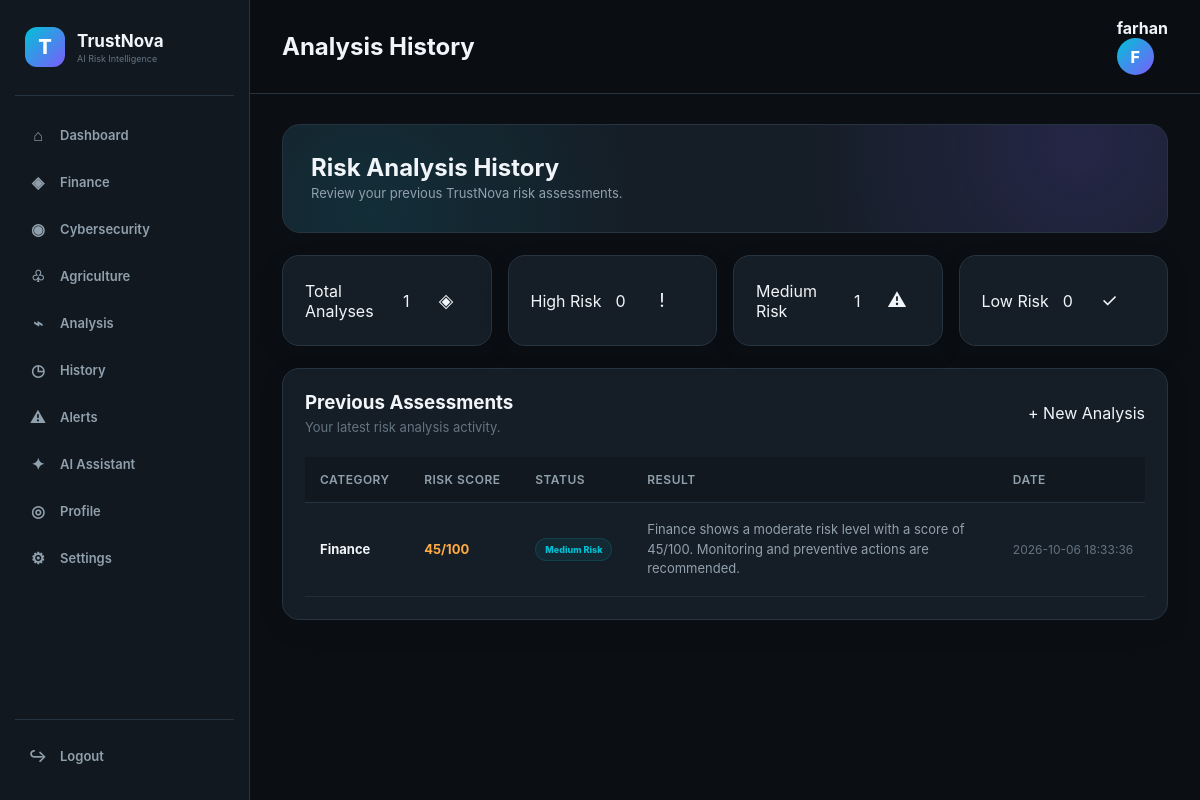
The app's page /history (signed in) with its own data.
### tables this page shows
CREATE TABLE analyses (
            id INTEGER PRIMARY KEY AUTOINCREMENT,
            user_id INTEGER,
            category TEXT,
            risk_score INTEGER,
            status TEXT,
            result TEXT,
            created_at TIMESTAMP DEFAULT CURRENT_TIMESTAMP
        );

### app.py (the view)
@app.route("/history")
def history():
    if not logged_in():
        return redirect(url_for("login"))
    conn = get_db()
    analyses = conn.execute(
        """
        SELECT *

        FROM analyses

        WHERE user_id = ?

        ORDER BY created_at DESC
        """,
        (session["user_id"],)
    ).fetchall()
    conn.close()
    return render_template(
        "history.html",
        analyses=analyses
    )

### app.py (called while the page is built)
def get_db():
    conn = sqlite3.connect(DATABASE)
    conn.row_factory = sqlite3.Row
    return conn

def logged_in():
    return "user_id" in session

### templates/history.html (shortened to what this page needs)
<!DOCTYPE html>
<html lang="en">
<head>
    <link rel="stylesheet"
          href="{{ url_for('static', filename='css/style.css') }}">
</head>
<body>
<div class="app">
    {% include 'sidebar.html' %}
    <main class="main">
        <header class="topbar">
            <h2>Analysis History</h2>
            <div class="user-mini">
                <strong>
                    {{ session.user_name }}
                </strong>
                <div class="avatar">
                    {{ session.user_name[0]|upper }}
                </div>
            </div>
        </header>
        <section class="content">
            <div class="welcome">
                <div>
                    <h1>
                        Risk Analysis History
                    </h1>
                    <p>
                        Review your previous TrustNova risk assessments.
                    </p>
                </div>
            </div>
            <div class="stats">
                <div class="card stat-card">
                    <div class="stat-label">
                        Total Analyses
                    </div>
                    <div class="stat-value">
                        {{ analyses|length }}
                    </div>
                    <div class="stat-icon">
                        ◈
                    </div>
                </div>
                <div class="card stat-card">
                    <div class="stat-label">
                        High Risk
                    </div>
                    <div class="stat-value">
                        {{ analyses|selectattr('status', 'equalto', 'High Risk')|list|length }}
                    </div>
                    <div class="stat-icon">
                        !
                    </div>
                </div>
                <div class="card stat-card">
                    <div class="stat-label">
                        Medium Risk
                    </div>
                    <div class="stat-value">
                        {{ analyses|selectattr('status', 'equalto', 'Medium Risk')|list|length }}
                    </div>
                    <div class="stat-icon">
                        ⚠
                    </div>
                </div>
                <div class="card stat-card">
                    <div class="stat-label">
                        Low Risk
                    </div>
                    <div class="stat-value">
                        {{ analyses|selectattr('status', 'equalto', 'Low Risk')|list|length }}
                    </div>
                    <div class="stat-icon">
                        ✓
                    </div>
                </div>
            </div>
            <div class="card history-card">
                <div class="history-header">
                    <div>
                        <h3>
                            Previous Assessments
                        </h3>
                        <p>
                            Your latest risk analysis activity.
                        </p>
                    </div>
                    <a href="{{ url_for('analysis') }}"
                       class="btn-primary">
                        + New Analysis
                    </a>
                </div>
                {% if analyses %}
                <div class="table-wrapper">
                    <table>
                        <thead>
                            <tr>
                                <th>
                                    Category
                                </th>
                                <th>
                                    Risk Score
                                </th>
                                <th>
                                    Status
                                </th>
                                <th>
                                    Result
                                </th>
                                <th>
                                    Date
                                </th>
                            </tr>
                        </thead>
                        <tbody>
                        {% for item in analyses %}
                            <tr>
                                <td>
                                    <strong>
                                        {{ item.category }}
                                    </strong>
                                </td>
                                <td>
                                    <span class="history-score
                                        {% if item.risk_score >= 70 %}
                                            score-high
                                        {% elif item.risk_score >= 40 %}
                                            score-medium
                                        {% else %}
                                            score-low
                                        {% endif %}
                                    ">
                                        {{ item.risk_score }}/100
                                    </span>
                                </td>
                                <td>
                                    {% if item.status == "High Risk" %}
                                        <span class="badge badge-high">
                                            High Risk
                                        </span>
                                    {% elif item.status == "Medium Risk" %}
                                        <span class="badge badge-medium">
                                            Medium Risk
                                        </span>
                                    {% else %}
                                        <span class="badge badge-low">
                                            Low Risk
                                        </span>
                                    {% endif %}
                                </td>
                                <td class="result-text">
                                    {{ item.result }}
                                </td>
                                <td class="date-text">
                                    {{ item.created_at }}
                                </td>
                            </tr>
                        {% endfor %}
                        </tbody>
                    </table>
                </div>
                {% endif %}
            </div>
        </section>
    </main>
</div>
</body>
</html>

### static/css/style.css (style rules this page uses)
:root { --bg: #0b0f14; --sidebar: #111820; --sidebar-hover: #19232d; --card: #151d26; --card-2: #1a242f; --border: #263441; --cyan: #00c2d7; --cyan-dark: #0099aa; --violet: #7c5cfc; --green: #20d89a; --orange: #ffad42; --red: #ff5c70; --text: #f1f5f9; --muted: #91a0ad; --muted-2: #647482; --shadow: 0 15px 40px rgba(0, 0, 0, 0.28); }
* { margin: 0; padding: 0; box-sizing: border-box; }
html { scroll-behavior: smooth; }
body { font-family: Inter, Arial, Helvetica, sans-serif; background: var(--bg); color: var(--text); min-height: 100vh; }
a { text-decoration: none; color: inherit; }
.app { min-height: 100vh; display: flex; background: var(--bg); }
.main { width: calc(100% - 250px); margin-left: 250px; min-height: 100vh; }
.topbar { min-height: 78px; padding: 18px 32px; display: flex; justify-content: space-between; align-items: center; border-bottom: 1px solid var(--border); background: rgba(11, 15, 20, 0.86); backdrop-filter: blur(15px); position: sticky; top: 0; z-index: 10; }
.avatar { width: 37px; height: 37px; display: grid; place-items: center; border-radius: 50%; background: linear-gradient(135deg, var(--cyan), var(--violet)); color: white; font-weight: 800; }
.content { padding: 30px 32px 50px; }
.welcome { padding: 28px; border-radius: 18px; border: 1px solid var(--border); background: radial-gradient(circle at 90% 20%, rgba(124, 92, 252, 0.15), transparent 35%), radial-gradient(circle at 10% 80%, rgba(0, 194, 215, 0.10), transparent 35%), var(--card); display: flex; justify-content: space-between; align-items: center; margin-bottom: 22px; }
.welcome p { color: var(--muted); max-width: 650px; font-size: 13px; line-height: 1.7; }
.stats { display: grid; grid-template-columns: repeat(4, 1fr); gap: 16px; margin-bottom: 22px; }
.card { background: var(--card); border: 1px solid var(--border); border-radius: 17px; padding: 22px; box-shadow: 0 8px 25px rgba(0, 0, 0, 0.12); }
.stat-card { display: flex; align-items: center; gap: 14px; }
.stat-icon { width: 45px; height: 45px; flex-shrink: 0; display: grid; place-items: center; border-radius: 13px; font-size: 19px; }
.badge { display: inline-flex; align-items: center; justify-content: center; padding: 5px 9px; border-radius: 30px; background: rgba(0, 194, 215, 0.08); border: 1px solid rgba(0, 194, 215, 0.15); color: var(--cyan); font-size: 9px; font-weight: 800; white-space: nowrap; }
.table-wrapper { overflow-x: auto; }
table { width: 100%; border-collapse: collapse; }
th { color: var(--muted); font-size: 10px; text-align: left; padding: 13px; border-bottom: 1px solid var(--border); text-transform: uppercase; letter-spacing: 0.5px; }
td { padding: 14px 13px; border-bottom: 1px solid rgba(38, 52, 65, 0.65); font-size: 11px; }

### templates/history.html (style rules this page uses)
.history-card { margin-top: 18px; }
.history-header { display: flex; justify-content: space-between; align-items: center; gap: 20px; margin-bottom: 22px; }
.history-header h3 { margin-bottom: 5px; }
.history-header p { color: #647482; font-size: 13px; }
.table-wrapper { width: 100%; overflow-x: auto; }
table { width: 100%; border-collapse: collapse; min-width: 850px; }
thead { background: #111820; }
th { text-align: left; padding: 15px; color: #91a0ad; font-size: 12px; font-weight: 600; border-bottom: 1px solid #263441; }
td { padding: 17px 15px; border-bottom: 1px solid #202c37; color: #f1f5f9; font-size: 13px; vertical-align: middle; }
tbody tr { transition: background 0.2s ease; }
.history-score { font-weight: 700; }
.score-medium { color: #ffad42; }
.result-text { max-width: 350px; color: #91a0ad; line-height: 1.5; }
.date-text { color: #647482; white-space: nowrap; font-size: 12px; }

### records on screen
analyses: category "Finance", risk_score "45", status "Medium Risk", result "Finance shows a moderate risk level with a score of 45/100. Monitoring and preventive actions are recommended.", created_at "2026-10-06 18:33:36"

### other values on screen
{{ session.user_name }} "farhan"
{{ session.user_name[0]|upper }} "F"
{{ analyses|length }} "1"
{{ analyses|selectattr('status', 'equalto', 'High Risk')|list|length }} "0"
{{ analyses|selectattr('status', 'equalto', 'Medium Risk')|list|length }} "1"
{{ analyses|selectattr('status', 'equalto', 'Low Risk')|list|length }} "0"
